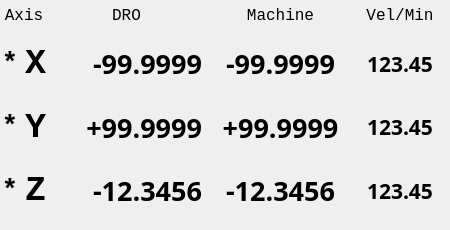
    <widget class="QWidget" name="tab_auto">
     <attribute name="title">
      <string> Auto </string>
     </attribute>
     <widget class="QFrame" name="frame_DRO">
      <property name="geometry">
       <rect>
        <x>0</x>
        <y>0</y>
        <width>441</width>
        <height>221</height>
       </rect>
      </property>
      <property name="font">
       <font>
        <family>Monospace</family>
        <pointsize>12</pointsize>
       </font>
      </property>
      <layout class="QGridLayout" name="gridLayout_10">
       <property name="leftMargin">
        <number>0</number>
       </property>
       <property name="topMargin">
        <number>0</number>
       </property>
       <property name="rightMargin">
        <number>0</number>
       </property>
       <property name="bottomMargin">
        <number>0</number>
       </property>
       <property name="spacing">
        <number>3</number>
       </property>
       <item row="1" column="2">
        <widget class="QLabel" name="dro_lb_x">
         <property name="minimumSize">
          <size>
           <width>151</width>
           <height>51</height>
          </size>
         </property>
         <property name="maximumSize">
          <size>
           <width>151</width>
           <height>16777215</height>
          </size>
         </property>
         <property name="font">
          <font>
           <family>DSEG7 Modern</family>
           <pointsize>20</pointsize>
           <weight>99</weight>
           <italic>false</italic>
           <bold>true</bold>
           <kerning>false</kerning>
          </font>
         </property>
         <property name="frameShape">
          <enum>QFrame::NoFrame</enum>
         </property>
         <property name="text">
          <string>-99.9999</string>
         </property>
         <property name="alignment">
          <set>Qt::AlignRight|Qt::AlignTrailing|Qt::AlignVCenter</set>
         </property>
         <property name="precision" stdset="0">
          <string>4</string>
         </property>
        </widget>
       </item>
       <item row="3" column="2">
        <widget class="QLabel" name="dro_lb_z">
         <property name="minimumSize">
          <size>
           <width>151</width>
           <height>51</height>
          </size>
         </property>
         <property name="maximumSize">
          <size>
           <width>151</width>
           <height>16777215</height>
          </size>
         </property>
         <property name="font">
          <font>
           <family>DSEG7 Modern</family>
           <pointsize>20</pointsize>
           <weight>99</weight>
           <italic>false</italic>
           <bold>true</bold>
           <kerning>false</kerning>
          </font>
         </property>
         <property name="frameShape">
          <enum>QFrame::NoFrame</enum>
         </property>
         <property name="text">
          <string>-12.3456</string>
         </property>
         <property name="alignment">
          <set>Qt::AlignRight|Qt::AlignTrailing|Qt::AlignVCenter</set>
         </property>
         <property name="precision" stdset="0">
          <string>4</string>
         </property>
        </widget>
       </item>
       <item row="1" column="1">
        <widget class="QLabel" name="label_x">
         <property name="sizePolicy">
          <sizepolicy hsizetype="Minimum" vsizetype="Preferred">
           <horstretch>0</horstretch>
           <verstretch>0</verstretch>
          </sizepolicy>
         </property>
         <property name="minimumSize">
          <size>
           <width>0</width>
           <height>0</height>
          </size>
         </property>
         <property name="maximumSize">
          <size>
           <width>25</width>
           <height>16777215</height>
          </size>
         </property>
         <property name="font">
          <font>
           <family>Monospace</family>
           <pointsize>26</pointsize>
           <weight>75</weight>
           <bold>true</bold>
          </font>
         </property>
         <property name="text">
          <string>X</string>
         </property>
         <property name="alignment">
          <set>Qt::AlignCenter</set>
         </property>
        </widget>
       </item>
       <item row="2" column="2">
        <widget class="QLabel" name="dro_lb_y">
         <property name="minimumSize">
          <size>
           <width>151</width>
           <height>51</height>
          </size>
         </property>
         <property name="maximumSize">
          <size>
           <width>151</width>
           <height>16777215</height>
          </size>
         </property>
         <property name="font">
          <font>
           <family>DSEG7 Modern</family>
           <pointsize>20</pointsize>
           <weight>99</weight>
           <italic>false</italic>
           <bold>true</bold>
           <kerning>false</kerning>
          </font>
         </property>
         <property name="frameShape">
          <enum>QFrame::NoFrame</enum>
         </property>
         <property name="text">
          <string>+99.9999</string>
         </property>
         <property name="alignment">
          <set>Qt::AlignRight|Qt::AlignTrailing|Qt::AlignVCenter</set>
         </property>
         <property name="precision" stdset="0">
          <string>4</string>
         </property>
        </widget>
       </item>
       <item row="3" column="0">
        <widget class="QLabel" name="home_lb_2">
         <property name="sizePolicy">
          <sizepolicy hsizetype="Minimum" vsizetype="Preferred">
           <horstretch>0</horstretch>
           <verstretch>0</verstretch>
          </sizepolicy>
         </property>
         <property name="minimumSize">
          <size>
           <width>0</width>
           <height>0</height>
          </size>
         </property>
         <property name="maximumSize">
          <size>
           <width>20</width>
           <height>16777215</height>
          </size>
         </property>
         <property name="font">
          <font>
           <family>Monospace</family>
           <pointsize>20</pointsize>
           <weight>75</weight>
           <bold>true</bold>
          </font>
         </property>
         <property name="frameShape">
          <enum>QFrame::NoFrame</enum>
         </property>
         <property name="text">
          <string>*</string>
         </property>
         <property name="alignment">
          <set>Qt::AlignCenter</set>
         </property>
        </widget>
       </item>
       <item row="2" column="0">
        <widget class="QLabel" name="home_lb_1">
         <property name="sizePolicy">
          <sizepolicy hsizetype="Minimum" vsizetype="Preferred">
           <horstretch>0</horstretch>
           <verstretch>0</verstretch>
          </sizepolicy>
         </property>
         <property name="minimumSize">
          <size>
           <width>0</width>
           <height>0</height>
          </size>
         </property>
         <property name="maximumSize">
          <size>
           <width>20</width>
           <height>16777215</height>
          </size>
         </property>
         <property name="font">
          <font>
           <family>Monospace</family>
           <pointsize>20</pointsize>
           <weight>75</weight>
           <bold>true</bold>
          </font>
         </property>
         <property name="frameShape">
          <enum>QFrame::NoFrame</enum>
         </property>
         <property name="text">
          <string>*</string>
         </property>
         <property name="alignment">
          <set>Qt::AlignCenter</set>
         </property>
        </widget>
       </item>
       <item row="0" column="2">
        <widget class="QLabel" name="label_58">
         <property name="sizePolicy">
          <sizepolicy hsizetype="Preferred" vsizetype="Minimum">
           <horstretch>0</horstretch>
           <verstretch>0</verstretch>
          </sizepolicy>
         </property>
         <property name="minimumSize">
          <size>
           <width>0</width>
           <height>0</height>
          </size>
         </property>
         <property name="maximumSize">
          <size>
           <width>16777215</width>
           <height>30</height>
          </size>
         </property>
         <property name="font">
          <font>
           <family>Monospace</family>
           <pointsize>12</pointsize>
           <weight>50</weight>
           <italic>false</italic>
           <bold>false</bold>
          </font>
         </property>
         <property name="text">
          <string>DRO</string>
         </property>
         <property name="alignment">
          <set>Qt::AlignCenter</set>
         </property>
        </widget>
       </item>
       <item row="1" column="0">
        <widget class="QLabel" name="home_lb_0">
         <property name="sizePolicy">
          <sizepolicy hsizetype="Minimum" vsizetype="Preferred">
           <horstretch>0</horstretch>
           <verstretch>0</verstretch>
          </sizepolicy>
         </property>
         <property name="minimumSize">
          <size>
           <width>0</width>
           <height>0</height>
          </size>
         </property>
         <property name="maximumSize">
          <size>
           <width>20</width>
           <height>16777215</height>
          </size>
         </property>
         <property name="font">
          <font>
           <family>Monospace</family>
           <pointsize>20</pointsize>
           <weight>75</weight>
           <bold>true</bold>
          </font>
         </property>
         <property name="frameShape">
          <enum>QFrame::NoFrame</enum>
         </property>
         <property name="text">
          <string>*</string>
         </property>
         <property name="alignment">
          <set>Qt::AlignCenter</set>
         </property>
        </widget>
       </item>
       <item row="2" column="1">
        <widget class="QLabel" name="label_y">
         <property name="sizePolicy">
          <sizepolicy hsizetype="Minimum" vsizetype="Preferred">
           <horstretch>0</horstretch>
           <verstretch>0</verstretch>
          </sizepolicy>
         </property>
         <property name="minimumSize">
          <size>
           <width>0</width>
           <height>0</height>
          </size>
         </property>
         <property name="maximumSize">
          <size>
           <width>25</width>
           <height>16777215</height>
          </size>
         </property>
         <property name="font">
          <font>
           <family>Monospace</family>
           <pointsize>26</pointsize>
           <weight>75</weight>
           <bold>true</bold>
          </font>
         </property>
         <property name="text">
          <string>Y</string>
         </property>
         <property name="alignment">
          <set>Qt::AlignCenter</set>
         </property>
        </widget>
       </item>
       <item row="3" column="1">
        <widget class="QLabel" name="label_z">
         <property name="sizePolicy">
          <sizepolicy hsizetype="Minimum" vsizetype="Preferred">
           <horstretch>0</horstretch>
           <verstretch>0</verstretch>
          </sizepolicy>
         </property>
         <property name="minimumSize">
          <size>
           <width>0</width>
           <height>0</height>
          </size>
         </property>
         <property name="maximumSize">
          <size>
           <width>25</width>
           <height>16777215</height>
          </size>
         </property>
         <property name="font">
          <font>
           <family>Monospace</family>
           <pointsize>26</pointsize>
           <weight>75</weight>
           <bold>true</bold>
          </font>
         </property>
         <property name="text">
          <string>Z</string>
         </property>
         <property name="alignment">
          <set>Qt::AlignCenter</set>
         </property>
        </widget>
       </item>
       <item row="1" column="3">
        <widget class="QLabel" name="actual_lb_x">
         <property name="minimumSize">
          <size>
           <width>151</width>
           <height>0</height>
          </size>
         </property>
         <property name="maximumSize">
          <size>
           <width>151</width>
           <height>16777215</height>
          </size>
         </property>
         <property name="font">
          <font>
           <family>DSEG7 Modern</family>
           <pointsize>20</pointsize>
           <weight>75</weight>
           <italic>false</italic>
           <bold>true</bold>
          </font>
         </property>
         <property name="text">
          <string>-99.9999</string>
         </property>
         <property name="alignment">
          <set>Qt::AlignCenter</set>
         </property>
         <property name="precision" stdset="0">
          <string>4</string>
         </property>
        </widget>
       </item>
       <item row="3" column="3">
        <widget class="QLabel" name="actual_lb_z">
         <property name="minimumSize">
          <size>
           <width>151</width>
           <height>0</height>
          </size>
         </property>
         <property name="maximumSize">
          <size>
           <width>151</width>
           <height>16777215</height>
          </size>
         </property>
         <property name="font">
          <font>
           <family>DSEG7 Modern</family>
           <pointsize>20</pointsize>
           <weight>75</weight>
           <italic>false</italic>
           <bold>true</bold>
          </font>
         </property>
         <property name="text">
          <string>-12.3456</string>
         </property>
         <property name="alignment">
          <set>Qt::AlignCenter</set>
         </property>
         <property name="precision" stdset="0">
          <string>4</string>
         </property>
        </widget>
       </item>
       <item row="2" column="3">
        <widget class="QLabel" name="actual_lb_y">
         <property name="minimumSize">
          <size>
           <width>151</width>
           <height>0</height>
          </size>
         </property>
         <property name="maximumSize">
          <size>
           <width>151</width>
           <height>16777215</height>
          </size>
         </property>
         <property name="font">
          <font>
           <family>DSEG7 Modern</family>
           <pointsize>20</pointsize>
           <weight>75</weight>
           <italic>false</italic>
           <bold>true</bold>
          </font>
         </property>
         <property name="text">
          <string>+99.9999</string>
         </property>
         <property name="alignment">
          <set>Qt::AlignCenter</set>
         </property>
         <property name="precision" stdset="0">
          <string>4</string>
         </property>
        </widget>
       </item>
       <item row="0" column="3">
        <widget class="QLabel" name="label_57">
         <property name="sizePolicy">
          <sizepolicy hsizetype="Preferred" vsizetype="Minimum">
           <horstretch>0</horstretch>
           <verstretch>0</verstretch>
          </sizepolicy>
         </property>
         <property name="minimumSize">
          <size>
           <width>151</width>
           <height>0</height>
          </size>
         </property>
         <property name="maximumSize">
          <size>
           <width>151</width>
           <height>30</height>
          </size>
         </property>
         <property name="font">
          <font>
           <family>Monospace</family>
           <pointsize>12</pointsize>
           <weight>50</weight>
           <italic>false</italic>
           <bold>false</bold>
          </font>
         </property>
         <property name="text">
          <string>Machine</string>
         </property>
         <property name="alignment">
          <set>Qt::AlignCenter</set>
         </property>
        </widget>
       </item>
       <item row="0" column="4">
        <widget class="QLabel" name="label_56">
         <property name="sizePolicy">
          <sizepolicy hsizetype="Preferred" vsizetype="Minimum">
           <horstretch>0</horstretch>
           <verstretch>0</verstretch>
          </sizepolicy>
         </property>
         <property name="maximumSize">
          <size>
           <width>86</width>
           <height>30</height>
          </size>
         </property>
         <property name="font">
          <font>
           <family>Monospace</family>
           <pointsize>12</pointsize>
           <weight>50</weight>
           <italic>false</italic>
           <bold>false</bold>
          </font>
         </property>
         <property name="text">
          <string>Vel/Min</string>
         </property>
         <property name="alignment">
          <set>Qt::AlignCenter</set>
         </property>
        </widget>
       </item>
       <item row="1" column="4">
        <widget class="QLabel" name="joint_vel_min_0_lb">
         <property name="minimumSize">
          <size>
           <width>60</width>
           <height>0</height>
          </size>
         </property>
         <property name="maximumSize">
          <size>
           <width>86</width>
           <height>16777215</height>
          </size>
         </property>
         <property name="font">
          <font>
           <family>DSEG7 Modern</family>
           <pointsize>16</pointsize>
           <weight>75</weight>
           <italic>false</italic>
           <bold>true</bold>
          </font>
         </property>
         <property name="text">
          <string>123.45</string>
         </property>
         <property name="alignment">
          <set>Qt::AlignCenter</set>
         </property>
         <property name="precision" stdset="0">
          <string>2</string>
         </property>
        </widget>
       </item>
       <item row="2" column="4">
        <widget class="QLabel" name="joint_vel_min_1_lb">
         <property name="minimumSize">
          <size>
           <width>60</width>
           <height>0</height>
          </size>
         </property>
         <property name="maximumSize">
          <size>
           <width>86</width>
           <height>16777215</height>
          </size>
         </property>
         <property name="font">
          <font>
           <family>DSEG7 Modern</family>
           <pointsize>16</pointsize>
           <weight>75</weight>
           <italic>false</italic>
           <bold>true</bold>
          </font>
         </property>
         <property name="text">
          <string>123.45</string>
         </property>
         <property name="alignment">
          <set>Qt::AlignCenter</set>
         </property>
         <property name="precision" stdset="0">
          <string>2</string>
         </property>
        </widget>
       </item>
       <item row="3" column="4">
        <widget class="QLabel" name="joint_vel_min_3_lb">
         <property name="minimumSize">
          <size>
           <width>60</width>
           <height>0</height>
          </size>
         </property>
         <property name="maximumSize">
          <size>
           <width>86</width>
           <height>16777215</height>
          </size>
         </property>
         <property name="font">
          <font>
           <family>DSEG7 Modern</family>
           <pointsize>16</pointsize>
           <weight>75</weight>
           <italic>false</italic>
           <bold>true</bold>
          </font>
         </property>
         <property name="text">
          <string>123.45</string>
         </property>
         <property name="alignment">
          <set>Qt::AlignCenter</set>
         </property>
         <property name="precision" stdset="0">
          <string>2</string>
         </property>
        </widget>
       </item>
       <item row="0" column="0" colspan="2">
        <widget class="QLabel" name="label_59">
         <property name="sizePolicy">
          <sizepolicy hsizetype="Preferred" vsizetype="Minimum">
           <horstretch>0</horstretch>
           <verstretch>0</verstretch>
          </sizepolicy>
         </property>
         <property name="minimumSize">
          <size>
           <width>0</width>
           <height>0</height>
          </size>
         </property>
         <property name="maximumSize">
          <size>
           <width>16777215</width>
           <height>30</height>
          </size>
         </property>
         <property name="font">
          <font>
           <family>Monospace</family>
           <pointsize>12</pointsize>
           <weight>50</weight>
           <italic>false</italic>
           <bold>false</bold>
          </font>
         </property>
         <property name="text">
          <string>Axis</string>
         </property>
         <property name="alignment">
          <set>Qt::AlignCenter</set>
         </property>
        </widget>
       </item>
      </layout>
     </widget>
    </widget>
